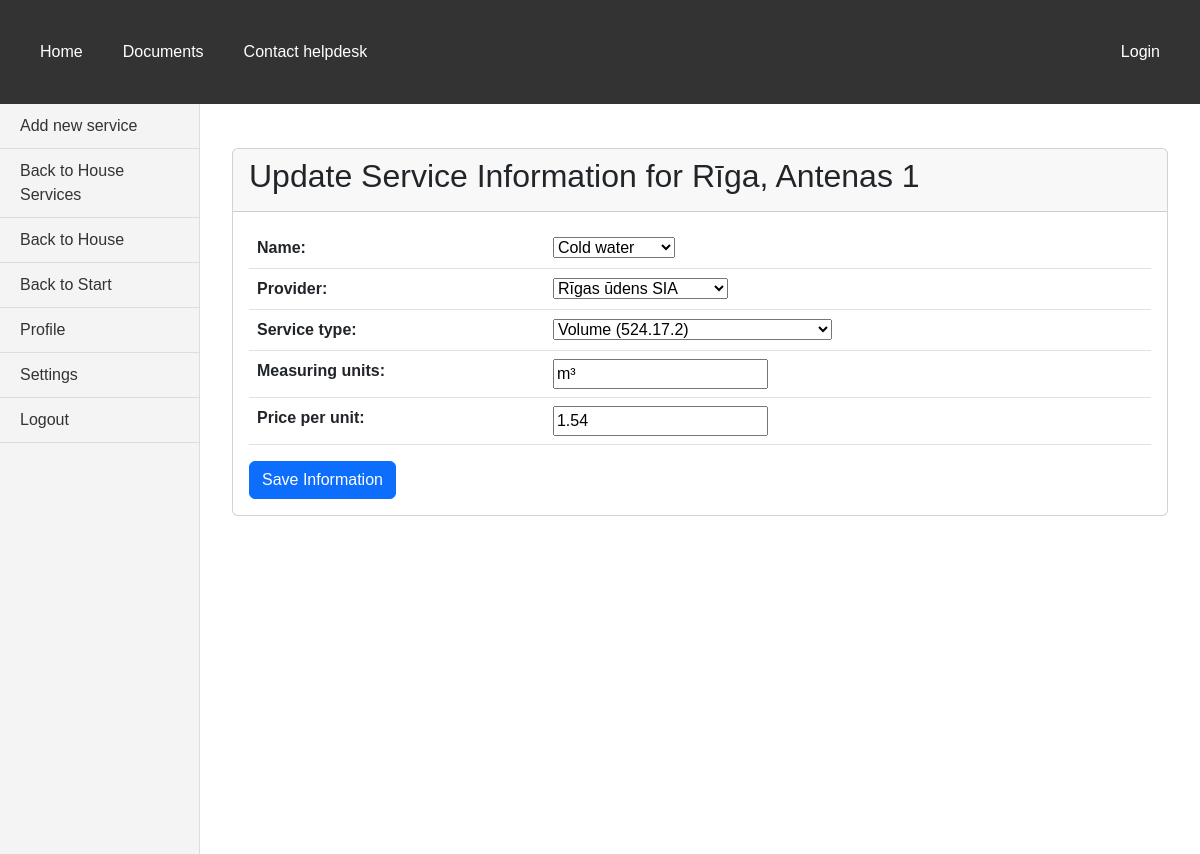
Screenshot of /bills/houses/11/services/6/edit/ with the database file from the repository.
### bills/models.py (models this page shows, shortened)
class House(models.Model):
    CALCULATION_CHOICES = [
        ('volume', 'Volume'),
        ('object_count', 'Object count'),
        ('part_of_house', 'Part of house'),
        ('living_person_count', 'Living person count'),
        ('declared_person_count', 'Declared person count'),
    ]
    CHOICES_WATER_DIFFERENCE_CALCULATION = [
        (None, 'Select water difference calculation method'),
        ('object_count', 'Object count'),
        ('last_month_consumption', 'Last month consumption'),
        ('last_3_months_consumption', 'Last 3 months consumption'),
        ('part_of_house', 'Part of house'),
        ('living_person_count', 'Living person count'),
        ('declared_person_count', 'Declared person count'),
        ('room_wo_person', 'Room without person'),
        ]
    address = models.CharField(max_length=50, validators=[
        MinLengthValidator(6, 'Must be at least 6 characters'),
        MaxLengthValidator(50, 'Max length is 50 characters')
    ])
    apartment_count = models.IntegerField(validators=[MinValueValidator(0, 'Can not be negative number')])
    area_of_apartments_total = models.IntegerField(validators=[MinValueValidator(0, 'Can not be negative number')])
    area_of_apartments_heated_total = models.IntegerField("Total heated area of apartments", validators=[MinValueValidator(0, 'Can not be negative number')])
    living_person_count = models.IntegerField("Count of living persons", validators=[MinValueValidator(0, 'Can not be negative number')])
    declared_person_count = models.IntegerField("Count of declared persons", validators=[MinValueValidator(0, 'Can not be negative number')])
    area_total = models.IntegerField(validators=[MinValueValidator(0, 'Can not be negative number')])
    water_calculation_type_1 = models.CharField(max_length=30, choices=CALCULATION_CHOICES, default='volume')
    water_calculation_type_2 = models.CharField(max_length=30, choices=CALCULATION_CHOICES, default='living_person_count')
    water_difference_calculation = models.CharField(max_length=30, choices=CHOICES_WATER_DIFFERENCE_CALCULATION, default='object_count')
    waste_calculation_type = models.CharField(max_length=30, choices=CALCULATION_CHOICES, default='living_person_count')
    waste_water_calculation_type = models.CharField(max_length=30, choices=CALCULATION_CHOICES, default='living_person_count')
    norm_for_person = models.DecimalField(max_digits=10, decimal_places=2, default=0)

class Provider(models.Model):
    name = models.CharField(max_length=50, validators=[
        MinLengthValidator(2, 'Must be at least 2 characters'),
        MaxLengthValidator(50, 'Max length is 50 characters'),
        valid_provider_name
    ])
    CHOICES = [('SIA', 'SIA'), ('SIA', 'AS'), ('IU', 'IU'), ('SDV', 'SDV')]
    business_form = models.CharField(max_length=15, choices=CHOICES)
    reg_number = models.CharField(max_length=25, validators=[
        MinLengthValidator(11, 'Must be at least 11 characters'),
        MaxLengthValidator(25, 'Max length is 25 characters'),
        valid_reg_number
    ])
    account = models.CharField(max_length=25, validators=[
        MinLengthValidator(10, 'Must be at least 10 characters'),
        MaxLengthValidator(25, 'Max length is 25 characters'),
        valid_bank_account
    ])
    def __str__(self):
        return self.name + ' ' + self.business_form

class Service(models.Model):
    house = models.ForeignKey(House, on_delete=models.CASCADE, default=None)
    NAME_CHOICES = [(None, 'Select service'), ('cold_water', 'Cold water'), ('electricity', 'Electricity'), ('hot_water', 'Hot water'), ('heat', 'Heat'), ('other', 'Other')]
    name = models.CharField(max_length=30, choices=NAME_CHOICES, validators=[MinLengthValidator(3, 'Must be at least 3 characters')])
    provider = models.ForeignKey(Provider, on_delete=models.PROTECT, default=None)
    CHOICES = [
        ('object_count', 'Count of objects (524.4.1)'),
        ('part_of_house', 'Part of house (524.4.2)'),
        ('living_person_count', 'Count of living persons (524.4.3)'),
        ('declared_person_count', 'Count of declared persons (524.4.4)'),
        ('area', 'Area (524.17.1)'),
        ('heated_area', 'Heated area'),
        ('volume', 'Volume (524.17.2)'),
        ('one_time_payment', 'One time payment'),
    ]
    service_type = models.CharField(max_length=30, choices=CHOICES)
    measuring_units = models.CharField(max_length=15, validators=[
        MinLengthValidator(1, 'Must be at least 1 character')
    ])
    price_per_unit = models.DecimalField(max_digits=10, decimal_places=2)

### bills/views.py (the view, shortened to what this page needs)
# urls.py: path("houses/<int:house_id>/services/<slug:pk>/edit/", views.ServiceUpdateView.as_view(), name='service_update'),
class ServiceUpdateView(UpdateView):
    model = Service
    form_class = ServiceForm2
    template_name_suffix = "_update_form"
    def get_context_data(self, **kwargs):
        context = super().get_context_data(**kwargs)
        context["house"] = self.object.house
        return context
    def dispatch(self, request, *args, **kwargs):
        service = self.get_object()
        house_id = self.kwargs.get('house_id')
        if not house_id or service.house.id != int(house_id):
            return redirect('index')
        return super().dispatch(request, *args, **kwargs)

### bills/forms.py
class ServiceForm2(forms.ModelForm):
    class Meta:
        model = Service
        fields = '__all__'
    def __init__(self, *args, **kwargs):
        super().__init__(*args, **kwargs)
        if 'house' in self.fields:
            self.fields['house'].widget = forms.HiddenInput()
        else:
            self.fields['house'].label_from_instance = lambda obj: obj.address

### bills/templates/bills/service_update_form.html (shortened to what this page needs)
{% extends 'base.html' %}
    {% block sidebar %}
    <aside class="vertical-menu">
        <a href="{% url 'add_service_here' house.id %}">Add new service</a>
        <a href="{% url 'services_by_house' house.id %}">Back to House Services</a>
        <a href="{% url 'house_update' house.id %}">Back to House</a>
        <a href="{% url 'index' %}">Back to Start</a>
        <a href="#">Profile</a>
        <a href="#">Settings</a>
        <a href="#">Logout</a>
    </aside>
    {% endblock %}
    {% block content %}
    <div class="container mt-4">
        <div class="card">
            <div class="card-header">
                <h2>Update Service Information for {{ house.address }}</h2>
            </div>
            <div class="card-body">
                <form method="post">
                    <table class="table">
                        {{ form.as_table }}
                    </table>
                    <button type="submit" class="btn btn-primary">Save Information</button>
                </form>
            </div>
        </div>
    </div>
    {% endblock %}

### static/css/styles.css (style rules this page uses)
body { margin: 0; font-family: Arial, sans-serif; display: flex; flex-direction: column; }
.vertical-menu { width: 200px; background-color: #f4f4f4; padding: 0; margin: 0; border-right: 1px solid #ddd; display: flex; flex-direction: column; min-height: calc(100vh - 50px); }
.vertical-menu a { padding: 10px 20px; text-decoration: none; color: #333; border-bottom: 1px solid #ddd; }

### rows the page displays
House: address "Rīga, Antenas 1"
Provider: name "Cold water"
Service: provider "Rīgas ūdens SIA", service_type "Volume (524.17.2)", measuring_units "m³", price_per_unit "1.54"
